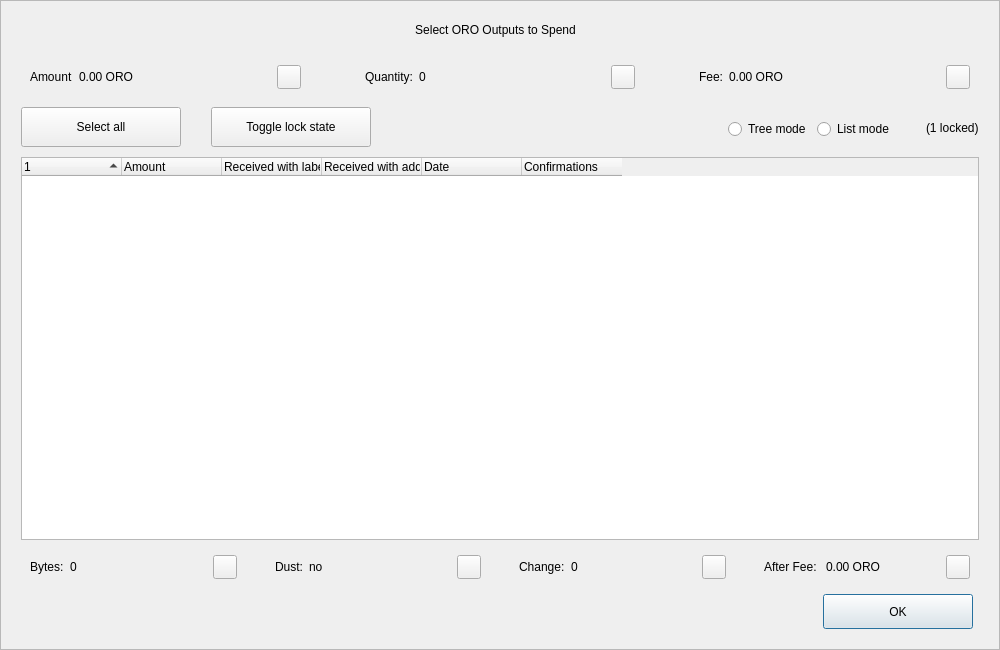
<?xml version="1.0" encoding="UTF-8"?>
<ui version="4.0">
 <class>CoinControlDialog</class>
 <widget class="QDialog" name="CoinControlDialog">
  <property name="geometry">
   <rect>
    <x>0</x>
    <y>0</y>
    <width>1000</width>
    <height>650</height>
   </rect>
  </property>
  <property name="minimumSize">
   <size>
    <width>950</width>
    <height>650</height>
   </size>
  </property>
  <property name="windowTitle">
   <string>Coin Selection</string>
  </property>
  <property name="styleSheet">
   <string notr="true"/>
  </property>
  <layout class="QVBoxLayout" name="verticalLayout">
   <property name="spacing">
    <number>0</number>
   </property>
   <property name="leftMargin">
    <number>0</number>
   </property>
   <property name="topMargin">
    <number>0</number>
   </property>
   <property name="rightMargin">
    <number>0</number>
   </property>
   <property name="bottomMargin">
    <number>0</number>
   </property>
   <item>
    <widget class="QFrame" name="frameContainer">
     <property name="toolTipDuration">
      <number>0</number>
     </property>
     <property name="frameShape">
      <enum>QFrame::StyledPanel</enum>
     </property>
     <property name="frameShadow">
      <enum>QFrame::Raised</enum>
     </property>
     <layout class="QVBoxLayout" name="verticalLayout_2">
      <property name="leftMargin">
       <number>0</number>
      </property>
      <property name="rightMargin">
       <number>0</number>
      </property>
      <property name="bottomMargin">
       <number>20</number>
      </property>
      <item>
       <layout class="QHBoxLayout" name="horizontalLayout_12">
        <property name="spacing">
         <number>0</number>
        </property>
        <property name="leftMargin">
         <number>20</number>
        </property>
        <property name="rightMargin">
         <number>30</number>
        </property>
        <item>
         <spacer name="horizontalSpacer_4">
          <property name="orientation">
           <enum>Qt::Horizontal</enum>
          </property>
          <property name="sizeHint" stdset="0">
           <size>
            <width>40</width>
            <height>20</height>
           </size>
          </property>
         </spacer>
        </item>
        <item>
         <widget class="QLabel" name="labelTitle">
          <property name="minimumSize">
           <size>
            <width>0</width>
            <height>40</height>
           </size>
          </property>
          <property name="maximumSize">
           <size>
            <width>16777215</width>
            <height>40</height>
           </size>
          </property>
          <property name="text">
           <string>Select ORO Outputs to Spend</string>
          </property>
          <property name="alignment">
           <set>Qt::AlignCenter</set>
          </property>
          <property name="margin">
           <number>7</number>
          </property>
         </widget>
        </item>
        <item>
         <spacer name="horizontalSpacer_5">
          <property name="orientation">
           <enum>Qt::Horizontal</enum>
          </property>
          <property name="sizeHint" stdset="0">
           <size>
            <width>40</width>
            <height>20</height>
           </size>
          </property>
         </spacer>
        </item>
       </layout>
      </item>
      <item>
       <layout class="QHBoxLayout" name="horizontalLayout_8">
        <property name="leftMargin">
         <number>20</number>
        </property>
        <property name="rightMargin">
         <number>20</number>
        </property>
        <item>
         <widget class="QWidget" name="layoutAmount" native="true">
          <layout class="QHBoxLayout" name="horizontalLayout_9" stretch="0,1,0">
           <item>
            <widget class="QLabel" name="labelCoinControlAmountText">
             <property name="text">
              <string>Amount</string>
             </property>
            </widget>
           </item>
           <item>
            <widget class="QLabel" name="labelCoinControlAmount">
             <property name="text">
              <string>0.00 ORO</string>
             </property>
            </widget>
           </item>
           <item alignment="Qt::AlignHCenter|Qt::AlignVCenter">
            <widget class="QPushButton" name="pushButtonAmount">
             <property name="minimumSize">
              <size>
               <width>0</width>
               <height>24</height>
              </size>
             </property>
             <property name="maximumSize">
              <size>
               <width>24</width>
               <height>26</height>
              </size>
             </property>
             <property name="focusPolicy">
              <enum>Qt::NoFocus</enum>
             </property>
             <property name="styleSheet">
              <string notr="true">padding-bottom:2px;
padding-right:4px;</string>
             </property>
             <property name="text">
              <string/>
             </property>
            </widget>
           </item>
          </layout>
         </widget>
        </item>
        <item>
         <spacer name="horizontalSpacer_2">
          <property name="orientation">
           <enum>Qt::Horizontal</enum>
          </property>
          <property name="sizeType">
           <enum>QSizePolicy::Fixed</enum>
          </property>
          <property name="sizeHint" stdset="0">
           <size>
            <width>40</width>
            <height>20</height>
           </size>
          </property>
         </spacer>
        </item>
        <item>
         <widget class="QWidget" name="layoutQuantity" native="true">
          <layout class="QHBoxLayout" name="horizontalLayout_10" stretch="0,1,0">
           <item>
            <widget class="QLabel" name="labelCoinControlQuantityText">
             <property name="text">
              <string>Quantity:</string>
             </property>
            </widget>
           </item>
           <item>
            <widget class="QLabel" name="labelCoinControlQuantity">
             <property name="text">
              <string>0</string>
             </property>
            </widget>
           </item>
           <item alignment="Qt::AlignHCenter|Qt::AlignVCenter">
            <widget class="QPushButton" name="pushButtonQuantity">
             <property name="minimumSize">
              <size>
               <width>0</width>
               <height>24</height>
              </size>
             </property>
             <property name="maximumSize">
              <size>
               <width>24</width>
               <height>26</height>
              </size>
             </property>
             <property name="focusPolicy">
              <enum>Qt::NoFocus</enum>
             </property>
             <property name="styleSheet">
              <string notr="true">padding-bottom:2px;
               padding-right:4px;</string>
             </property>
             <property name="text">
              <string/>
             </property>
            </widget>
           </item>
          </layout>
         </widget>
        </item>
        <item>
         <spacer name="horizontalSpacer_22">
          <property name="orientation">
           <enum>Qt::Horizontal</enum>
          </property>
          <property name="sizeType">
           <enum>QSizePolicy::Fixed</enum>
          </property>
          <property name="sizeHint" stdset="0">
           <size>
            <width>40</width>
            <height>20</height>
           </size>
          </property>
         </spacer>
        </item>
        <item>
         <widget class="QWidget" name="layoutFee" native="true">
          <layout class="QHBoxLayout" name="horizontalLayout_11" stretch="0,1,0">
           <item>
            <widget class="QLabel" name="labelCoinControlFeeText">
             <property name="text">
              <string>Fee:</string>
             </property>
            </widget>
           </item>
           <item>
            <widget class="QLabel" name="labelCoinControlFee">
             <property name="text">
              <string>0.00 ORO</string>
             </property>
            </widget>
           </item>
           <item alignment="Qt::AlignHCenter|Qt::AlignVCenter">
            <widget class="QPushButton" name="pushButtonFee">
             <property name="minimumSize">
              <size>
               <width>0</width>
               <height>24</height>
              </size>
             </property>
             <property name="maximumSize">
              <size>
               <width>24</width>
               <height>26</height>
              </size>
             </property>
             <property name="focusPolicy">
              <enum>Qt::NoFocus</enum>
             </property>
             <property name="styleSheet">
              <string notr="true">padding-bottom:2px;
               padding-right:4px;</string>
             </property>
             <property name="text">
              <string/>
             </property>
            </widget>
           </item>
          </layout>
         </widget>
        </item>
       </layout>
      </item>
      <item>
       <widget class="QFrame" name="frame">
        <property name="minimumSize">
         <size>
          <width>0</width>
          <height>40</height>
         </size>
        </property>
        <property name="styleSheet">
         <string notr="true">#frame {
	border:0;
}</string>
        </property>
        <property name="frameShape">
         <enum>QFrame::StyledPanel</enum>
        </property>
        <property name="frameShadow">
         <enum>QFrame::Sunken</enum>
        </property>
        <layout class="QHBoxLayout" name="horizontalLayout">
         <property name="spacing">
          <number>0</number>
         </property>
         <property name="leftMargin">
          <number>20</number>
         </property>
         <property name="topMargin">
          <number>0</number>
         </property>
         <property name="rightMargin">
          <number>20</number>
         </property>
         <property name="bottomMargin">
          <number>0</number>
         </property>
         <item>
          <layout class="QHBoxLayout" name="horizontalLayoutPanel" stretch="0,0,0,0,0,0">
           <property name="spacing">
            <number>20</number>
           </property>
           <item>
            <widget class="QPushButton" name="pushButtonSelectAll">
             <property name="sizePolicy">
              <sizepolicy hsizetype="Maximum" vsizetype="Fixed">
               <horstretch>0</horstretch>
               <verstretch>0</verstretch>
              </sizepolicy>
             </property>
             <property name="minimumSize">
              <size>
               <width>160</width>
               <height>40</height>
              </size>
             </property>
             <property name="maximumSize">
              <size>
               <width>16777215</width>
               <height>40</height>
              </size>
             </property>
             <property name="text">
              <string>Select all</string>
             </property>
             <property name="checkable">
              <bool>true</bool>
             </property>
             <property name="checked">
              <bool>false</bool>
             </property>
             <property name="autoExclusive">
              <bool>false</bool>
             </property>
             <property name="autoDefault">
              <bool>false</bool>
             </property>
            </widget>
           </item>
           <item>
            <spacer name="horizontalSpacer_6">
             <property name="orientation">
              <enum>Qt::Horizontal</enum>
             </property>
             <property name="sizeType">
              <enum>QSizePolicy::Fixed</enum>
             </property>
             <property name="sizeHint" stdset="0">
              <size>
               <width>10</width>
               <height>20</height>
              </size>
             </property>
            </spacer>
           </item>
           <item>
            <widget class="QPushButton" name="pushButtonToggleLock">
             <property name="sizePolicy">
              <sizepolicy hsizetype="Maximum" vsizetype="Fixed">
               <horstretch>0</horstretch>
               <verstretch>0</verstretch>
              </sizepolicy>
             </property>
             <property name="minimumSize">
              <size>
               <width>160</width>
               <height>40</height>
              </size>
             </property>
             <property name="maximumSize">
              <size>
               <width>16777215</width>
               <height>40</height>
              </size>
             </property>
             <property name="text">
              <string>Toggle lock state</string>
             </property>
             <property name="checkable">
              <bool>true</bool>
             </property>
             <property name="autoExclusive">
              <bool>false</bool>
             </property>
             <property name="autoDefault">
              <bool>false</bool>
             </property>
            </widget>
           </item>
           <item>
            <spacer name="horizontalSpacer_7">
             <property name="orientation">
              <enum>Qt::Horizontal</enum>
             </property>
             <property name="sizeType">
              <enum>QSizePolicy::Expanding</enum>
             </property>
             <property name="sizeHint" stdset="0">
              <size>
               <width>30</width>
               <height>20</height>
              </size>
             </property>
            </spacer>
           </item>
           <item alignment="Qt::AlignRight">
            <widget class="QGroupBox" name="groupBox_2">
             <property name="styleSheet">
              <string notr="true">#groupBox_2 {
    background-color:transparent;
    border-radius:0;
}</string>
             </property>
             <property name="title">
              <string/>
             </property>
             <layout class="QHBoxLayout" name="horizontalLayout_14">
              <item>
               <widget class="QRadioButton" name="radioTreeMode">
                <property name="sizePolicy">
                 <sizepolicy hsizetype="Maximum" vsizetype="Fixed">
                  <horstretch>0</horstretch>
                  <verstretch>0</verstretch>
                 </sizepolicy>
                </property>
                <property name="text">
                 <string>Tree mode</string>
                </property>
               </widget>
              </item>
              <item>
               <widget class="QRadioButton" name="radioListMode">
                <property name="sizePolicy">
                 <sizepolicy hsizetype="Maximum" vsizetype="Fixed">
                  <horstretch>0</horstretch>
                  <verstretch>0</verstretch>
                 </sizepolicy>
                </property>
                <property name="text">
                 <string>List mode</string>
                </property>
                <property name="checked">
                 <bool>false</bool>
                </property>
               </widget>
              </item>
             </layout>
            </widget>
           </item>
           <item>
            <widget class="QLabel" name="labelLocked">
             <property name="text">
              <string>(1 locked)</string>
             </property>
            </widget>
           </item>
          </layout>
         </item>
        </layout>
       </widget>
      </item>
      <item>
       <layout class="QHBoxLayout" name="horizontalLayout_13">
        <property name="leftMargin">
         <number>20</number>
        </property>
        <property name="rightMargin">
         <number>20</number>
        </property>
        <item>
         <widget class="CoinControlTreeWidget" name="treeWidget">
          <property name="contextMenuPolicy">
           <enum>Qt::CustomContextMenu</enum>
          </property>
          <property name="styleSheet">
           <string notr="true"/>
          </property>
          <property name="sortingEnabled">
           <bool>false</bool>
          </property>
          <property name="columnCount">
           <number>6</number>
          </property>
          <attribute name="headerShowSortIndicator" stdset="0">
           <bool>true</bool>
          </attribute>
          <attribute name="headerStretchLastSection">
           <bool>false</bool>
          </attribute>
          <column>
           <property name="text">
            <string/>
           </property>
          </column>
          <column>
           <property name="text">
            <string>Amount</string>
           </property>
          </column>
          <column>
           <property name="text">
            <string>Received with label</string>
           </property>
          </column>
          <column>
           <property name="text">
            <string>Received with address</string>
           </property>
          </column>
          <column>
           <property name="text">
            <string>Date</string>
           </property>
          </column>
          <column>
           <property name="text">
            <string>Confirmations</string>
           </property>
           <property name="toolTip">
            <string>Confirmed</string>
           </property>
          </column>
         </widget>
        </item>
       </layout>
      </item>
      <item>
       <layout class="QHBoxLayout" name="horizontalLayout_3">
        <property name="spacing">
         <number>20</number>
        </property>
        <property name="leftMargin">
         <number>20</number>
        </property>
        <property name="rightMargin">
         <number>20</number>
        </property>
        <item>
         <widget class="QWidget" name="layoutBytes" native="true">
          <layout class="QHBoxLayout" name="horizontalLayout_4" stretch="0,1,0">
           <item>
            <widget class="QLabel" name="labelCoinControlBytesText">
             <property name="text">
              <string>Bytes:</string>
             </property>
            </widget>
           </item>
           <item>
            <widget class="QLabel" name="labelCoinControlBytes">
             <property name="text">
              <string>0</string>
             </property>
            </widget>
           </item>
           <item alignment="Qt::AlignHCenter|Qt::AlignVCenter">
            <widget class="QPushButton" name="pushButtonBytes">
             <property name="minimumSize">
              <size>
               <width>0</width>
               <height>24</height>
              </size>
             </property>
             <property name="maximumSize">
              <size>
               <width>24</width>
               <height>26</height>
              </size>
             </property>
             <property name="focusPolicy">
              <enum>Qt::NoFocus</enum>
             </property>
             <property name="styleSheet">
              <string notr="true">padding-bottom:2px;
               padding-right:4px;</string>
             </property>
             <property name="text">
              <string/>
             </property>
            </widget>
           </item>
          </layout>
         </widget>
        </item>
        <item>
         <widget class="QWidget" name="layoutDust" native="true">
          <layout class="QHBoxLayout" name="horizontalLayout_5" stretch="0,1,0">
           <item>
            <widget class="QLabel" name="labelCoinControlLowOutputText">
             <property name="text">
              <string>Dust:</string>
             </property>
            </widget>
           </item>
           <item>
            <widget class="QLabel" name="labelCoinControlLowOutput">
             <property name="text">
              <string>no</string>
             </property>
            </widget>
           </item>
           <item alignment="Qt::AlignHCenter|Qt::AlignVCenter">
            <widget class="QPushButton" name="pushButtonDust">
             <property name="minimumSize">
              <size>
               <width>0</width>
               <height>24</height>
              </size>
             </property>
             <property name="maximumSize">
              <size>
               <width>24</width>
               <height>26</height>
              </size>
             </property>
             <property name="focusPolicy">
              <enum>Qt::NoFocus</enum>
             </property>
             <property name="styleSheet">
              <string notr="true">padding-bottom:2px;
               padding-right:4px;</string>
             </property>
             <property name="text">
              <string/>
             </property>
            </widget>
           </item>
          </layout>
         </widget>
        </item>
        <item>
         <widget class="QWidget" name="layoutChange" native="true">
          <layout class="QHBoxLayout" name="horizontalLayout_6" stretch="0,1,0">
           <item>
            <widget class="QLabel" name="labelCoinControlChangeText">
             <property name="text">
              <string>Change:</string>
             </property>
            </widget>
           </item>
           <item>
            <widget class="QLabel" name="labelCoinControlChange">
             <property name="text">
              <string>0</string>
             </property>
            </widget>
           </item>
           <item alignment="Qt::AlignHCenter|Qt::AlignVCenter">
            <widget class="QPushButton" name="pushButtonChange">
             <property name="minimumSize">
              <size>
               <width>0</width>
               <height>24</height>
              </size>
             </property>
             <property name="maximumSize">
              <size>
               <width>24</width>
               <height>26</height>
              </size>
             </property>
             <property name="focusPolicy">
              <enum>Qt::NoFocus</enum>
             </property>
             <property name="styleSheet">
              <string notr="true">padding-bottom:2px;
               padding-right:4px;</string>
             </property>
             <property name="text">
              <string/>
             </property>
            </widget>
           </item>
          </layout>
         </widget>
        </item>
        <item>
         <widget class="QWidget" name="layoutAfter" native="true">
          <layout class="QHBoxLayout" name="horizontalLayout_7" stretch="0,1,0">
           <item>
            <widget class="QLabel" name="labelCoinControlAfterFeeText">
             <property name="text">
              <string>After Fee: </string>
             </property>
            </widget>
           </item>
           <item>
            <widget class="QLabel" name="labelCoinControlAfterFee">
             <property name="text">
              <string>0.00 ORO</string>
             </property>
            </widget>
           </item>
           <item alignment="Qt::AlignHCenter|Qt::AlignVCenter">
            <widget class="QPushButton" name="pushButtonAlterFee">
             <property name="minimumSize">
              <size>
               <width>0</width>
               <height>24</height>
              </size>
             </property>
             <property name="maximumSize">
              <size>
               <width>24</width>
               <height>26</height>
              </size>
             </property>
             <property name="focusPolicy">
              <enum>Qt::NoFocus</enum>
             </property>
             <property name="styleSheet">
              <string notr="true">padding-bottom:2px;
               padding-right:4px;</string>
             </property>
             <property name="text">
              <string/>
             </property>
            </widget>
           </item>
          </layout>
         </widget>
        </item>
       </layout>
      </item>
      <item>
       <layout class="QHBoxLayout" name="horizontalLayout_2">
        <property name="spacing">
         <number>0</number>
        </property>
        <property name="leftMargin">
         <number>20</number>
        </property>
        <property name="rightMargin">
         <number>26</number>
        </property>
        <item>
         <spacer name="horizontalSpacer_3">
          <property name="orientation">
           <enum>Qt::Horizontal</enum>
          </property>
          <property name="sizeHint" stdset="0">
           <size>
            <width>558</width>
            <height>20</height>
           </size>
          </property>
         </spacer>
        </item>
        <item>
         <widget class="QPushButton" name="pushButtonOk">
          <property name="minimumSize">
           <size>
            <width>150</width>
            <height>35</height>
           </size>
          </property>
          <property name="text">
           <string>OK</string>
          </property>
         </widget>
        </item>
       </layout>
      </item>
     </layout>
    </widget>
   </item>
  </layout>
 </widget>
 <customwidgets>
  <customwidget>
   <class>CoinControlTreeWidget</class>
   <extends>QTreeWidget</extends>
   <header>coincontroltreewidget.h</header>
  </customwidget>
 </customwidgets>
 <resources/>
 <connections/>
</ui>
